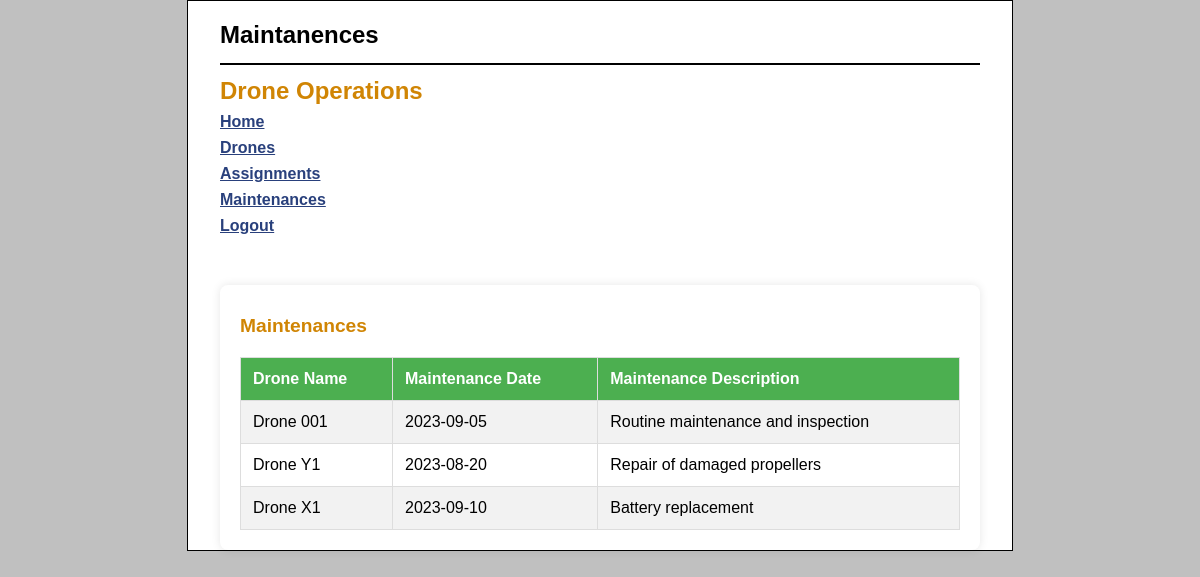
/Backend/index.php?action=show_Maintenances (signed in), run on the app's committed database.
### tables this page shows
CREATE TABLE Maintenances (
    MaintenanceID INT PRIMARY KEY AUTO_INCREMENT,
    DroneID INT,
	MaintenanceDate Date,
	MaintenanceDescription varchar(255),
    FOREIGN KEY (DroneID) REFERENCES Drones(DroneID)
);

CREATE TABLE Drones (
    DroneID INT PRIMARY KEY AUTO_INCREMENT,
    DroneName VARCHAR(100),
    DroneTypeID INT,
    FOREIGN KEY (DroneTypeID) REFERENCES DroneTypes(DroneTypeID)
);

### Backend/view/Maintenances.php (the view, shortened to what this page needs)
<?php
    $stmt = $db->query('SELECT  DroneName, MaintenanceDate, MaintenanceDescription
    FROM Maintenances JOIN  Drones ON Drones. DroneID =  Maintenances. DroneID');
?>
<!DOCTYPE html>
<html>
    <head>
        <link rel="stylesheet" type="text/css" href="main.css"/>
    </head>
    <body>
        <header>
            <h1> Maintanences</h1>
        </header>
        <?php
            include("util/nav_menu.php")
        ?>
<div class="container">
            <h2>Maintenances</h2>
            <table>
                <tr>
                    <th>Drone Name</th>
                    <th>Maintenance Date </th>
                    <th>Maintenance Description</th>
                </tr>
                <?php while ($row = $stmt->fetch()): ?>
                    <tr>
                        <td><?php echo htmlspecialchars($row['DroneName']); ?></td>
                        <td><?php echo htmlspecialchars($row['MaintenanceDate']); ?></td>
                        <td><?php echo htmlspecialchars($row['MaintenanceDescription']); ?></td>
                    </tr>
                <?php endwhile; ?>
            </table>
        </div>
    </body>
</html>

### Backend/main.css (style rules this page uses)
html { background-color: rgb(192, 192, 192); }
body { font-family: Arial, Helvetica, sans-serif; width: 760px; margin: 0 auto; padding: 0 2em; background-color: white; border: 1px solid black; }
header { border-bottom: 2px solid black; padding: .5em 0; }
header h1 { color: black; }
h1 { font-size: 150%; margin: .5em 0 .25em; }
h2 { font-size: 120%; margin: .5em 0; }
h1, h2 { color: rgb(208, 133, 4); }
table { border-collapse: collapse; }
td, th { padding: .2em .5em .2em .5em; vertical-align: top; text-align: left; }

### Backend/view/Maintenances.php (style rules this page uses)
.container { margin: 0 auto; background-color: #fff; padding: 20px; box-shadow: 0 0 10px rgba(0, 0, 0, 0.1); margin-top: 50px; border-radius: 8px; }
table { width: 100%; margin-top: 20px; border-collapse: collapse; }
table, th, td { border: 1px solid #ddd; }
table th, table td { padding: 12px; text-align: left; }
table th { background-color: #4CAF50; color: white; }
table tr:nth-child(even) { background-color: #f2f2f2; }

### data on the page
maintenances: DroneID.DroneName "Drone 001", MaintenanceDate "2023-09-05", MaintenanceDescription "Routine maintenance and inspection"
maintenances: DroneID.DroneName "Drone Y1", MaintenanceDate "2023-08-20", MaintenanceDescription "Repair of damaged propellers"
maintenances: DroneID.DroneName "Drone X1", MaintenanceDate "2023-09-10", MaintenanceDescription "Battery replacement"
